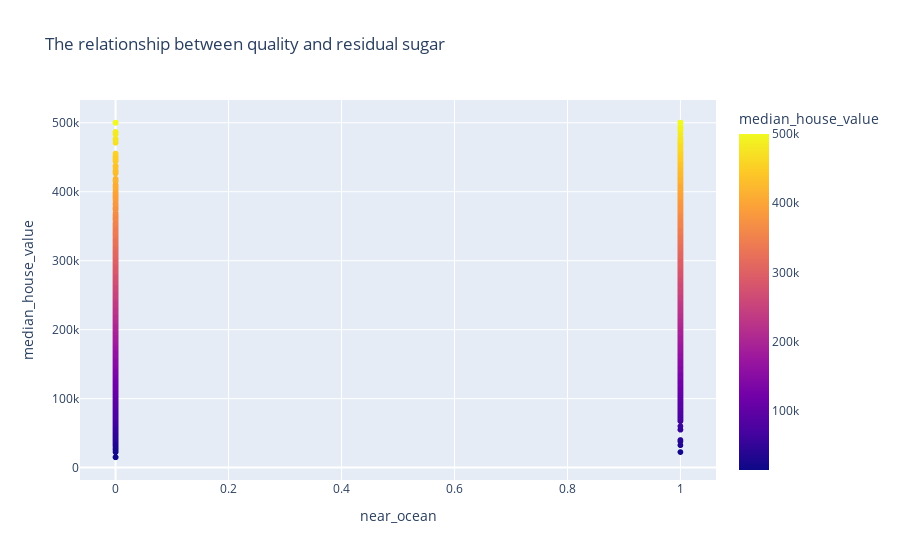

Notebook source saved alongside this figure:
### Code cell
fig = px.scatter(df, x = 'near_ocean', y = 'median_house_value', 
                 color = 'median_house_value',
                title = 'The relationship between quality and residual sugar' )

fig.show()

### Figure 1 — Plotly figure (JSON) as saved in the notebook; plotly's stock layout.template omitted (floating-point values rounded to 4 significant figures; data arrays with more than 128 entries replaced by an {"elided": "..."} marker saying what was removed)
{"data": [{"hovertemplate": "near_ocean=%{x}<br>median_house_value=%{marker.color}<extra></extra>", "legendgroup": "", "marker": {"color": {"elided": "8841 int values"}, "coloraxis": "coloraxis", "symbol": "circle"}, "mode": "markers", "name": "", "showlegend": false, "type": "scattergl", "x": {"elided": "8841 int values"}, "xaxis": "x", "y": {"elided": "8841 int values"}, "yaxis": "y"}], "layout": {"autosize": true, "coloraxis": {"colorbar": {"title": {"text": "median_house_value"}}, "colorscale": [[0, "#0d0887"], [0.1111, "#46039f"], [0.2222, "#7201a8"], [0.3333, "#9c179e"], [0.4444, "#bd3786"], [0.5556, "#d8576b"], [0.6667, "#ed7953"], [0.7778, "#fb9f3a"], [0.8889, "#fdca26"], [1, "#f0f921"]]}, "legend": {"tracegroupgap": 0}, "title": {"text": "The relationship between quality and residual sugar"}, "xaxis": {"anchor": "y", "autorange": true, "domain": [0, 1], "range": [-0.06121, 1.061], "title": {"text": "near_ocean"}, "type": "linear"}, "yaxis": {"anchor": "x", "autorange": true, "domain": [0, 1], "range": [-25030.0, 540000.0], "title": {"text": "median_house_value"}, "type": "linear"}}}
